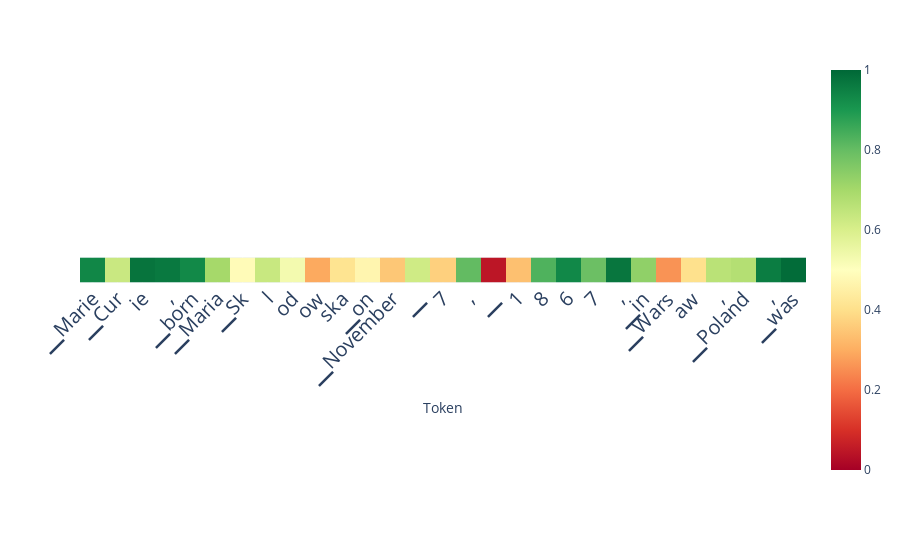

The notebook cell saved with this chart:
### Code cell
scores_per_token = doc.detect(output['projections'], aggregation_method='auto')
doc.plot_scores_per_token(scores_per_token, output['tokens'], lastn_tokens_to_plot=max_new_tokens, detection_method='classifier')

### Figure 1 — Plotly figure (JSON) as saved in the notebook; plotly's stock layout.template omitted (floating-point values rounded to 4 significant figures)
{"data": [{"coloraxis": "coloraxis", "hovertemplate": "Token: %{x}<br>y: %{y}<br>color: %{z}<extra></extra>", "name": "0", "type": "heatmap", "xaxis": "x", "yaxis": "y", "z": [[0.9359, 0.6316, 0.9744, 0.9649, 0.9323, 0.6995, 0.487, 0.6328, 0.5307, 0.2942, 0.4118, 0.4685, 0.3495, 0.6195, 0.3682, 0.8044, 0.04577, 0.3353, 0.8301, 0.9328, 0.7912, 0.9701, 0.7339, 0.2585, 0.4043, 0.6614, 0.6732, 0.9572, 0.991]]}], "layout": {"autosize": true, "coloraxis": {"cmax": 1, "cmin": 0, "colorscale": [[0, "rgb(165,0,38)"], [0.1, "rgb(215,48,39)"], [0.2, "rgb(244,109,67)"], [0.3, "rgb(253,174,97)"], [0.4, "rgb(254,224,139)"], [0.5, "rgb(255,255,191)"], [0.6, "rgb(217,239,139)"], [0.7, "rgb(166,217,106)"], [0.8, "rgb(102,189,99)"], [0.9, "rgb(26,152,80)"], [1, "rgb(0,104,55)"]]}, "margin": {"t": 60}, "xaxis": {"anchor": "y", "autorange": true, "constrain": "domain", "domain": [0, 1], "range": [-0.5, 28.5], "scaleanchor": "y", "tickangle": -45, "tickfont": {"size": 20}, "ticktext": ["▁Marie", "▁Cur", "ie", ",", "▁born", "▁Maria", "▁Sk", "l", "od", "ow", "ska", "▁on", "▁November", "▁", "7", ",", "▁", "1", "8", "6", "7", ",", "▁in", "▁Wars", "aw", ",", "▁Poland", ",", "▁was", "▁a"], "tickvals": [0, 1, 2, 3, 4, 5, 6, 7, 8, 9, 10, 11, 12, 13, 14, 15, 16, 17, 18, 19, 20, 21, 22, 23, 24, 25, 26, 27, 28, 29], "title": {"text": "Token"}}, "yaxis": {"anchor": "x", "autorange": true, "constrain": "domain", "domain": [0.4429, 0.5571], "range": [0.5, -0.5], "showticklabels": false}}}
